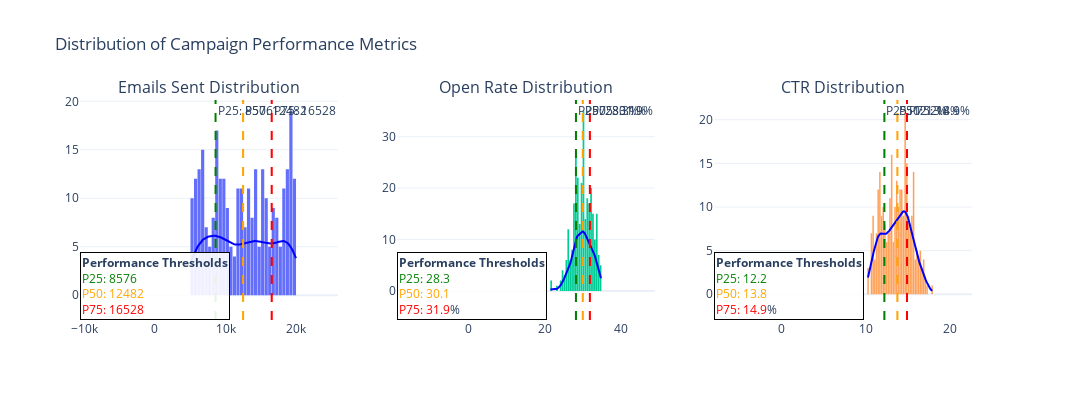

Source (notebook cell):
### Code cell
def plot_campaign_metrics():
    import pandas as pd
    import plotly.graph_objects as go
    from plotly.subplots import make_subplots
    import numpy as np
    from scipy import stats

    # Load the data
    df = pd.read_csv("Felipe Chaves_TakeHome Exercise - Campaign_Performance.csv", parse_dates=["date_sent"])

    # Calculate summary statistics
    n_sent_mean = df["n_sent"].mean()
    n_sent_std = df["n_sent"].std()
    
    # The CSV has open_rate and ctr in decimal format, so we convert to percentages for plotting
    open_rate_mean = df["open_rate"].mean() * 100
    open_rate_std = df["open_rate"].std() * 100
    ctr_mean = df["ctr"].mean() * 100
    ctr_std = df["ctr"].std() * 100

    # Calculate percentiles for each metric
    n_sent_percentiles = np.percentile(df["n_sent"], [25, 50, 75])
    open_rate_percentiles = np.percentile(df["open_rate"] * 100, [25, 50, 75])
    ctr_percentiles = np.percentile(df["ctr"] * 100, [25, 50, 75])

    # Function to calculate KDE
    def get_kde(data):
        kde = stats.gaussian_kde(data)
        x_range = np.linspace(min(data), max(data), 100)
        kde_values = kde(x_range)
        # Scale KDE to match histogram height
        kde_values = kde_values * len(data) * (max(data) - min(data)) / 50
        return x_range, kde_values

    # Get KDE for each metric
    n_sent_kde = get_kde(df["n_sent"])
    open_rate_kde = get_kde(df["open_rate"] * 100)
    ctr_kde = get_kde(df["ctr"] * 100)

    # Create subplots: one for each metric
    fig = make_subplots(
        rows=1, cols=3,
        subplot_titles=("Emails Sent Distribution", "Open Rate Distribution", "CTR Distribution")
    )

    # Emails Sent histogram and KDE
    fig.add_trace(
        go.Histogram(x=df["n_sent"], nbinsx=50, name='Emails Sent', showlegend=False),
        row=1, col=1
    )
    fig.add_trace(
        go.Scatter(x=n_sent_kde[0], y=n_sent_kde[1], mode='lines', name='Density',
                  line=dict(color='blue'), showlegend=False),
        row=1, col=1
    )
    # Add percentile lines
    for i, percentile in enumerate(n_sent_percentiles):
        fig.add_vline(x=percentile, line=dict(dash='dash', color=['green', 'orange', 'red'][i]),
                     annotation_text=f"P{[25,50,75][i]}: {percentile:.0f}",
                     annotation_position="top right", row=1, col=1)

    # Open Rate histogram and KDE
    fig.add_trace(
        go.Histogram(x=df["open_rate"]*100, nbinsx=50, name='Open Rate (%)', showlegend=False),
        row=1, col=2
    )
    fig.add_trace(
        go.Scatter(x=open_rate_kde[0], y=open_rate_kde[1], mode='lines', name='Density',
                  line=dict(color='blue'), showlegend=False),
        row=1, col=2
    )
    # Add percentile lines
    for i, percentile in enumerate(open_rate_percentiles):
        fig.add_vline(x=percentile, line=dict(dash='dash', color=['green', 'orange', 'red'][i]),
                     annotation_text=f"P{[25,50,75][i]}: {percentile:.1f}%",
                     annotation_position="top right", row=1, col=2)

    # CTR histogram and KDE
    fig.add_trace(
        go.Histogram(x=df["ctr"]*100, nbinsx=50, name='CTR (%)', showlegend=False),
        row=1, col=3
    )
    fig.add_trace(
        go.Scatter(x=ctr_kde[0], y=ctr_kde[1], mode='lines', name='Density',
                  line=dict(color='blue'), showlegend=False),
        row=1, col=3
    )
    # Add percentile lines
    for i, percentile in enumerate(ctr_percentiles):
        fig.add_vline(x=percentile, line=dict(dash='dash', color=['green', 'orange', 'red'][i]),
                     annotation_text=f"P{[25,50,75][i]}: {percentile:.1f}%",
                     annotation_position="top right", row=1, col=3)

    # Function to create percentile annotation text
    def create_percentile_text(p25, p50, p75, format_str='.1f'):
        return (
            f"<b>Performance Thresholds</b><br>" +
            f"<span style='color:green'>P25: {p25:{format_str}}</span><br>" +
            f"<span style='color:orange'>P50: {p50:{format_str}}</span><br>" +
            f"<span style='color:red'>P75: {p75:{format_str}}</span>"
        )

    # Instead of adding vertical line annotations, add a single annotation box for each plot
    # Emails Sent
    fig.add_annotation(
        x=0.95, y=0.95,
        xref="x", yref="paper",
        text=create_percentile_text(
            n_sent_percentiles[0],
            n_sent_percentiles[1],
            n_sent_percentiles[2],
            format_str='.0f'
        ),
        showarrow=False,
        bordercolor="black",
        borderwidth=1,
        bgcolor="rgba(255, 255, 255, 0.9)",
        align="left",
        row=1, col=1
    )

    # Open Rate
    fig.add_annotation(
        x=0.95, y=0.95,
        xref="x2", yref="paper",
        text=create_percentile_text(
            open_rate_percentiles[0],
            open_rate_percentiles[1],
            open_rate_percentiles[2]
        ) + "%",
        showarrow=False,
        bordercolor="black",
        borderwidth=1,
        bgcolor="rgba(255, 255, 255, 0.9)",
        align="left",
        row=1, col=2
    )

    # CTR
    fig.add_annotation(
        x=0.95, y=0.95,
        xref="x3", yref="paper",
        text=create_percentile_text(
            ctr_percentiles[0],
            ctr_percentiles[1],
            ctr_percentiles[2]
        ) + "%",
        showarrow=False,
        bordercolor="black",
        borderwidth=1,
        bgcolor="rgba(255, 255, 255, 0.9)",
        align="left",
        row=1, col=3
    )

    # Keep the vertical lines but without annotations
    for i, metric_percentiles in enumerate([n_sent_percentiles, open_rate_percentiles, ctr_percentiles]):
        for j, percentile in enumerate(metric_percentiles):
            fig.add_vline(
                x=percentile,
                line=dict(
                    dash='dash',
                    color=['green', 'orange', 'red'][j],
                    width=1
                ),
                row=1,
                col=i+1
            )

    # Update layout with more space for annotations
    fig.update_layout(
        title_text="Distribution of Campaign Performance Metrics",
        template="plotly_white",
        bargap=0.1,
        height=400,
        width=1200,
        margin=dict(r=120)  # Increase right margin to accommodate annotations
    )

    fig.show()

# Optionally, run the function
plot_campaign_metrics()

### Figure 1 — Plotly figure (JSON) as saved in the notebook; plotly's stock layout.template omitted (floating-point values rounded to 4 significant figures; data arrays with more than 128 entries replaced by an {"elided": "..."} marker saying what was removed)
{"data": [{"name": "Emails Sent", "nbinsx": 50, "showlegend": false, "type": "histogram", "x": {"elided": "300 int values"}, "xaxis": "x", "yaxis": "y"}, {"line": {"color": "blue"}, "mode": "lines", "name": "Density", "showlegend": false, "type": "scatter", "x": [5059, 5210.0, 5360.0, 5511.0, 5661.0, 5812.0, 5963.0, 6113.0, 6264.0, 6414.0, 6565.0, 6716.0, 6866.0, 7017.0, 7167.0, 7318.0, 7469.0, 7619.0, 7770.0, 7920.0, 8071.0, 8222.0, 8372.0, 8523.0, 8673.0, 8824.0, 8974.0, 9125.0, 9276.0, 9426.0, 9577.0, 9727.0, 9878.0, 10030.0, 10180.0, 10330.0, 10480.0, 10630.0, 10780.0, 10930.0, 11080.0, 11230.0, 11380.0, 11530.0, 11690.0, 11840.0, 11990.0, 12140.0, 12290.0, 12440.0, 12590.0, 12740.0, 12890.0, 13040.0, 13190.0, 13340.0, 13490.0, 13640.0, 13790.0, 13940.0, 14090.0, 14250.0, 14400.0, 14550.0, 14700.0, 14850.0, 15000.0, 15150.0, 15300.0, 15450.0, 15600.0, 15750.0, 15900.0, 16050.0, 16200.0, 16350.0, 16500.0, 16650.0, 16810.0, 16960.0, 17110.0, 17260.0, 17410.0, 17560.0, 17710.0, 17860.0, 18010.0, 18160.0, 18310.0, 18460.0, 18610.0, 18760.0, 18910.0, 19060.0, 19220.0, 19370.0, 19520.0, 19670.0, 19820.0, 19968], "xaxis": "x", "y": [3.43, 3.701, 3.965, 4.22, 4.462, 4.689, 4.899, 5.091, 5.263, 5.417, 5.551, 5.667, 5.766, 5.85, 5.919, 5.976, 6.022, 6.059, 6.087, 6.107, 6.121, 6.128, 6.128, 6.122, 6.108, 6.086, 6.058, 6.021, 5.977, 5.926, 5.868, 5.806, 5.739, 5.671, 5.602, 5.534, 5.469, 5.409, 5.355, 5.309, 5.272, 5.244, 5.225, 5.216, 5.216, 5.224, 5.24, 5.261, 5.288, 5.319, 5.352, 5.386, 5.42, 5.453, 5.484, 5.512, 5.536, 5.556, 5.571, 5.581, 5.586, 5.586, 5.58, 5.57, 5.555, 5.536, 5.514, 5.489, 5.463, 5.436, 5.411, 5.387, 5.366, 5.349, 5.338, 5.333, 5.335, 5.345, 5.361, 5.384, 5.413, 5.445, 5.48, 5.514, 5.545, 5.569, 5.583, 5.584, 5.568, 5.532, 5.473, 5.39, 5.281, 5.145, 4.983, 4.794, 4.582, 4.348, 4.096, 3.83], "yaxis": "y"}, {"name": "Open Rate (%)", "nbinsx": 50, "showlegend": false, "type": "histogram", "x": {"elided": "300 float values"}, "xaxis": "x2", "yaxis": "y2"}, {"line": {"color": "blue"}, "mode": "lines", "name": "Density", "showlegend": false, "type": "scatter", "x": [21.56, 21.69, 21.82, 21.96, 22.09, 22.23, 22.36, 22.5, 22.63, 22.77, 22.9, 23.03, 23.17, 23.3, 23.44, 23.57, 23.71, 23.84, 23.98, 24.11, 24.24, 24.38, 24.51, 24.65, 24.78, 24.92, 25.05, 25.18, 25.32, 25.45, 25.59, 25.72, 25.86, 25.99, 26.13, 26.26, 26.39, 26.53, 26.66, 26.8, 26.93, 27.07, 27.2, 27.34, 27.47, 27.6, 27.74, 27.87, 28.01, 28.14, 28.28, 28.41, 28.54, 28.68, 28.81, 28.95, 29.08, 29.22, 29.35, 29.49, 29.62, 29.75, 29.89, 30.02, 30.16, 30.29, 30.43, 30.56, 30.7, 30.83, 30.96, 31.1, 31.23, 31.37, 31.5, 31.64, 31.77, 31.9, 32.04, 32.17, 32.31, 32.44, 32.58, 32.71, 32.85, 32.98, 33.11, 33.25, 33.38, 33.52, 33.65, 33.79, 33.92, 34.05, 34.19, 34.32, 34.46, 34.59, 34.73, 34.86], "xaxis": "x2", "y": [0.2763, 0.2842, 0.2872, 0.286, 0.2821, 0.2771, 0.2731, 0.2719, 0.2755, 0.2855, 0.3035, 0.3307, 0.3681, 0.4166, 0.477, 0.5498, 0.6354, 0.7343, 0.8464, 0.9719, 1.111, 1.262, 1.427, 1.604, 1.793, 1.994, 2.205, 2.425, 2.652, 2.882, 3.113, 3.343, 3.571, 3.797, 4.023, 4.255, 4.499, 4.764, 5.058, 5.389, 5.762, 6.178, 6.633, 7.119, 7.624, 8.131, 8.623, 9.082, 9.494, 9.848, 10.14, 10.37, 10.55, 10.68, 10.78, 10.87, 10.95, 11.04, 11.14, 11.24, 11.35, 11.44, 11.51, 11.55, 11.54, 11.48, 11.37, 11.22, 11.03, 10.82, 10.6, 10.37, 10.15, 9.948, 9.755, 9.573, 9.4, 9.228, 9.051, 8.864, 8.661, 8.44, 8.2, 7.942, 7.667, 7.379, 7.079, 6.772, 6.456, 6.134, 5.803, 5.462, 5.11, 4.747, 4.372, 3.988, 3.597, 3.204, 2.816, 2.438], "yaxis": "y2"}, {"name": "CTR (%)", "nbinsx": 50, "showlegend": false, "type": "histogram", "x": {"elided": "300 float values"}, "xaxis": "x3", "yaxis": "y3"}, {"line": {"color": "blue"}, "mode": "lines", "name": "Density", "showlegend": false, "type": "scatter", "x": [10.29, 10.36, 10.44, 10.52, 10.59, 10.67, 10.75, 10.83, 10.9, 10.98, 11.06, 11.13, 11.21, 11.29, 11.36, 11.44, 11.52, 11.59, 11.67, 11.75, 11.83, 11.9, 11.98, 12.06, 12.13, 12.21, 12.29, 12.36, 12.44, 12.52, 12.6, 12.67, 12.75, 12.83, 12.9, 12.98, 13.06, 13.13, 13.21, 13.29, 13.37, 13.44, 13.52, 13.6, 13.67, 13.75, 13.83, 13.9, 13.98, 14.06, 14.13, 14.21, 14.29, 14.37, 14.44, 14.52, 14.6, 14.67, 14.75, 14.83, 14.9, 14.98, 15.06, 15.14, 15.21, 15.29, 15.37, 15.44, 15.52, 15.6, 15.67, 15.75, 15.83, 15.91, 15.98, 16.06, 16.14, 16.21, 16.29, 16.37, 16.44, 16.52, 16.6, 16.67, 16.75, 16.83, 16.91, 16.98, 17.06, 17.14, 17.21, 17.29, 17.37, 17.44, 17.52, 17.6, 17.68, 17.75, 17.83, 17.91], "xaxis": "x3", "y": [1.934, 2.227, 2.539, 2.866, 3.204, 3.549, 3.899, 4.248, 4.592, 4.927, 5.248, 5.551, 5.833, 6.088, 6.314, 6.507, 6.667, 6.792, 6.883, 6.943, 6.974, 6.984, 6.977, 6.96, 6.94, 6.924, 6.917, 6.923, 6.946, 6.986, 7.044, 7.118, 7.204, 7.3, 7.403, 7.51, 7.617, 7.723, 7.828, 7.93, 8.031, 8.131, 8.232, 8.335, 8.441, 8.55, 8.662, 8.778, 8.896, 9.014, 9.128, 9.235, 9.331, 9.41, 9.467, 9.498, 9.496, 9.46, 9.386, 9.273, 9.123, 8.936, 8.715, 8.467, 8.194, 7.903, 7.597, 7.282, 6.962, 6.64, 6.319, 6.001, 5.689, 5.383, 5.085, 4.797, 4.518, 4.25, 3.992, 3.744, 3.505, 3.276, 3.053, 2.837, 2.627, 2.422, 2.221, 2.025, 1.835, 1.651, 1.474, 1.307, 1.149, 1.003, 0.8696, 0.7484, 0.6401, 0.5443, 0.4605, 0.3879], "yaxis": "y3"}], "layout": {"annotations": [{"font": {"size": 16}, "showarrow": false, "text": "Emails Sent Distribution", "x": 0.1444, "xanchor": "center", "xref": "paper", "y": 1, "yanchor": "bottom", "yref": "paper"}, {"font": {"size": 16}, "showarrow": false, "text": "Open Rate Distribution", "x": 0.5, "xanchor": "center", "xref": "paper", "y": 1, "yanchor": "bottom", "yref": "paper"}, {"font": {"size": 16}, "showarrow": false, "text": "CTR Distribution", "x": 0.8556, "xanchor": "center", "xref": "paper", "y": 1, "yanchor": "bottom", "yref": "paper"}, {"showarrow": false, "text": "P25: 8576", "x": 8576, "xanchor": "left", "xref": "x", "y": 1, "yanchor": "top", "yref": "y domain"}, {"showarrow": false, "text": "P50: 12482", "x": 12482, "xanchor": "left", "xref": "x", "y": 1, "yanchor": "top", "yref": "y domain"}, {"showarrow": false, "text": "P75: 16528", "x": 16528, "xanchor": "left", "xref": "x", "y": 1, "yanchor": "top", "yref": "y domain"}, {"showarrow": false, "text": "P25: 28.3%", "x": 28.27, "xanchor": "left", "xref": "x2", "y": 1, "yanchor": "top", "yref": "y2 domain"}, {"showarrow": false, "text": "P50: 30.1%", "x": 30.07, "xanchor": "left", "xref": "x2", "y": 1, "yanchor": "top", "yref": "y2 domain"}, {"showarrow": false, "text": "P75: 31.9%", "x": 31.93, "xanchor": "left", "xref": "x2", "y": 1, "yanchor": "top", "yref": "y2 domain"}, {"showarrow": false, "text": "P25: 12.2%", "x": 12.24, "xanchor": "left", "xref": "x3", "y": 1, "yanchor": "top", "yref": "y3 domain"}, {"showarrow": false, "text": "P50: 13.8%", "x": 13.78, "xanchor": "left", "xref": "x3", "y": 1, "yanchor": "top", "yref": "y3 domain"}, {"showarrow": false, "text": "P75: 14.9%", "x": 14.92, "xanchor": "left", "xref": "x3", "y": 1, "yanchor": "top", "yref": "y3 domain"}, {"align": "left", "bgcolor": "rgba(255, 255, 255, 0.9)", "bordercolor": "black", "borderwidth": 1, "showarrow": false, "text": "<b>Performance Thresholds</b><br><span style='color:green'>P25: 8576</span><br><span style='color:orange'>P50: 12482</span><br><span style='color:red'>P75: 16528</span>", "x": 0.95, "xref": "x", "y": 0.95, "yref": "y"}, {"align": "left", "bgcolor": "rgba(255, 255, 255, 0.9)", "bordercolor": "black", "borderwidth": 1, "showarrow": false, "text": "<b>Performance Thresholds</b><br><span style='color:green'>P25: 28.3</span><br><span style='color:orange'>P50: 30.1</span><br><span style='color:red'>P75: 31.9</span>%", "x": 0.95, "xref": "x2", "y": 0.95, "yref": "y2"}, {"align": "left", "bgcolor": "rgba(255, 255, 255, 0.9)", "bordercolor": "black", "borderwidth": 1, "showarrow": false, "text": "<b>Performance Thresholds</b><br><span style='color:green'>P25: 12.2</span><br><span style='color:orange'>P50: 13.8</span><br><span style='color:red'>P75: 14.9</span>%", "x": 0.95, "xref": "x3", "y": 0.95, "yref": "y3"}], "bargap": 0.1, "height": 400, "margin": {"r": 120}, "shapes": [{"line": {"color": "green", "dash": "dash"}, "type": "line", "x0": 8576, "x1": 8576, "xref": "x", "y0": 0, "y1": 1, "yref": "y domain"}, {"line": {"color": "orange", "dash": "dash"}, "type": "line", "x0": 12482, "x1": 12482, "xref": "x", "y0": 0, "y1": 1, "yref": "y domain"}, {"line": {"color": "red", "dash": "dash"}, "type": "line", "x0": 16528, "x1": 16528, "xref": "x", "y0": 0, "y1": 1, "yref": "y domain"}, {"line": {"color": "green", "dash": "dash"}, "type": "line", "x0": 28.27, "x1": 28.27, "xref": "x2", "y0": 0, "y1": 1, "yref": "y2 domain"}, {"line": {"color": "orange", "dash": "dash"}, "type": "line", "x0": 30.07, "x1": 30.07, "xref": "x2", "y0": 0, "y1": 1, "yref": "y2 domain"}, {"line": {"color": "red", "dash": "dash"}, "type": "line", "x0": 31.93, "x1": 31.93, "xref": "x2", "y0": 0, "y1": 1, "yref": "y2 domain"}, {"line": {"color": "green", "dash": "dash"}, "type": "line", "x0": 12.24, "x1": 12.24, "xref": "x3", "y0": 0, "y1": 1, "yref": "y3 domain"}, {"line": {"color": "orange", "dash": "dash"}, "type": "line", "x0": 13.78, "x1": 13.78, "xref": "x3", "y0": 0, "y1": 1, "yref": "y3 domain"}, {"line": {"color": "red", "dash": "dash"}, "type": "line", "x0": 14.92, "x1": 14.92, "xref": "x3", "y0": 0, "y1": 1, "yref": "y3 domain"}, {"line": {"color": "green", "dash": "dash", "width": 1}, "type": "line", "x0": 8576, "x1": 8576, "xref": "x", "y0": 0, "y1": 1, "yref": "y domain"}, {"line": {"color": "orange", "dash": "dash", "width": 1}, "type": "line", "x0": 12482, "x1": 12482, "xref": "x", "y0": 0, "y1": 1, "yref": "y domain"}, {"line": {"color": "red", "dash": "dash", "width": 1}, "type": "line", "x0": 16528, "x1": 16528, "xref": "x", "y0": 0, "y1": 1, "yref": "y domain"}, {"line": {"color": "green", "dash": "dash", "width": 1}, "type": "line", "x0": 28.27, "x1": 28.27, "xref": "x2", "y0": 0, "y1": 1, "yref": "y2 domain"}, {"line": {"color": "orange", "dash": "dash", "width": 1}, "type": "line", "x0": 30.07, "x1": 30.07, "xref": "x2", "y0": 0, "y1": 1, "yref": "y2 domain"}, {"line": {"color": "red", "dash": "dash", "width": 1}, "type": "line", "x0": 31.93, "x1": 31.93, "xref": "x2", "y0": 0, "y1": 1, "yref": "y2 domain"}, {"line": {"color": "green", "dash": "dash", "width": 1}, "type": "line", "x0": 12.24, "x1": 12.24, "xref": "x3", "y0": 0, "y1": 1, "yref": "y3 domain"}, {"line": {"color": "orange", "dash": "dash", "width": 1}, "type": "line", "x0": 13.78, "x1": 13.78, "xref": "x3", "y0": 0, "y1": 1, "yref": "y3 domain"}, {"line": {"color": "red", "dash": "dash", "width": 1}, "type": "line", "x0": 14.92, "x1": 14.92, "xref": "x3", "y0": 0, "y1": 1, "yref": "y3 domain"}], "title": {"text": "Distribution of Campaign Performance Metrics"}, "width": 1200, "xaxis": {"anchor": "y", "domain": [0, 0.2889]}, "xaxis2": {"anchor": "y2", "domain": [0.3556, 0.6444]}, "xaxis3": {"anchor": "y3", "domain": [0.7111, 1]}, "yaxis": {"anchor": "x", "domain": [0, 1]}, "yaxis2": {"anchor": "x2", "domain": [0, 1]}, "yaxis3": {"anchor": "x3", "domain": [0, 1]}}}
